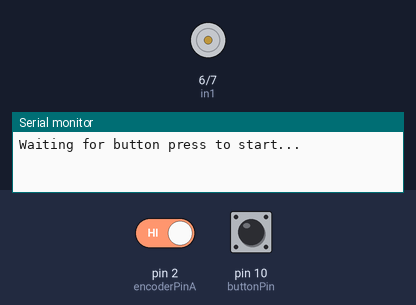
This sketch was run on a simulated Arduino Uno, built with avr-gcc and run on an emulated ATmega328P. Parts: motor-driver pin pairs drawn as motors (green arrow = first pin HIGH = forward, orange = second pin HIGH = backward, longer = more drive, scaled by the enable pin), the last lines printed to the serial monitor. The test bench sets the inputs (shaded band); at power-on: pin 10 (buttonPin) HIGH, pin 2 (encoderPinA) HIGH.

Above: at 0.9 s.
1.0 s: pin 10 (buttonPin) pulled LOW for 0.15 s
At 2.9 s:
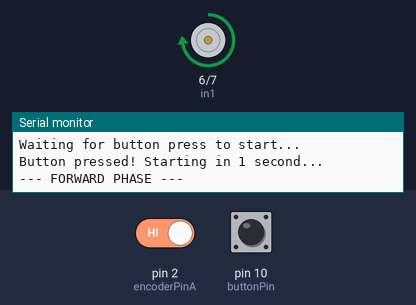
At 17.3 s:
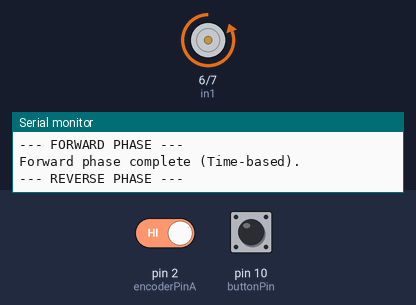
Timing chart, 0 to 17.6 s (numbered marks = the images above; inputs shaded):
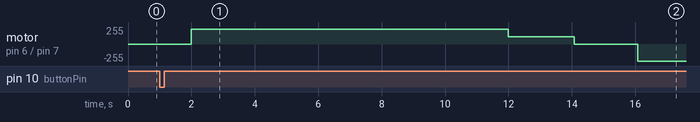

Measured:
- after the input at 1.0 s, motor on pin 6 (in1) / pin 7 (in2): stopped → forward 225/255 after 1.0 s, → forward 110/255 10.0 s later, → stopped 2.1 s later, → backward 255/255 2.0 s later

The sketch:

Run_script.ino
```cpp
// Motor and button pins
const int ena = 5;
const int in1 = 6;
const int in2 = 7;
const int buttonPin = 10;

// Encoder pins
const int encoderPinA = 2;
const int encoderPinB = 3;

// FORWARD distance settings
const unsigned long forwardFastTimeMs = 10000; // Time spent at speed 225 in ms
const unsigned long forwardSlowTimeMs = 2080; // Time spent at decelerated speed 175 in ms

// --- REVERSE settings
const long reverseTargetTicks = 1890;  //time spent at speed 225 in reverse (encoder ticks not ms)

volatile long encoderCount = 0;

void setup() {
  pinMode(ena, OUTPUT);
  pinMode(in1, OUTPUT);
  pinMode(in2, OUTPUT);
  pinMode(buttonPin, INPUT_PULLUP);

  digitalWrite(in1, LOW);
  digitalWrite(in2, LOW);
  analogWrite(ena, 0);

  pinMode(encoderPinA, INPUT_PULLUP);
  pinMode(encoderPinB, INPUT_PULLUP);
  attachInterrupt(digitalPinToInterrupt(encoderPinA), updateEncoder, CHANGE);

  Serial.begin(9600);
  Serial.println("Waiting for button press to start...");

  while (digitalRead(buttonPin) == HIGH) { //pullup resistor is HIGH by default, click will turn it to LOW moving the code forward
    delay(50);
  }

  Serial.println("Button pressed! Starting in 1 second...");
  delay(1000);
}

void loop() {
  // ==========================================
  // PHASE 1: FORWARD MOVEMENT (Time-Based)
  // ==========================================
  Serial.println("--- FORWARD PHASE ---");
  digitalWrite(in1, HIGH);
  digitalWrite(in2, LOW);

  // Forward Fast
  analogWrite(ena, 225);
  delay(forwardFastTimeMs); // Time is defined above

  // Forward Decelerate
  analogWrite(ena, 110);
  delay(forwardSlowTimeMs); // Time is defined above

  // Power Off
  analogWrite(ena, 0);
  digitalWrite(in1, LOW);
  digitalWrite(in2, LOW);

  Serial.println("Forward phase complete (Time-based).");

  delay(2000);  //Small pause, let the vehicle coast to a stop (physical wingnut is used for braking)

  // ==========================================
  // PHASE 2: REVERSE MOVEMENT (Encoder-Based)
  // ==========================================
  Serial.println("--- REVERSE PHASE ---");

  noInterrupts();
  encoderCount = 0;
  interrupts();

  digitalWrite(in1, LOW);
  digitalWrite(in2, HIGH); //Flip motor polarity since going backward
  analogWrite(ena, 255);

  bool targetReached = false;
  while (!targetReached) {
    long safeCount;

    noInterrupts();
    safeCount = encoderCount; // Grab a clean copy of the count
    interrupts();             // Immediately turn interrupts back on

    if (abs(safeCount) >= reverseTargetTicks) {
      targetReached = true;
    }
  }

  // Reverse Dynamic Brake (regenerative braking, put both motors on HIGH)
  digitalWrite(in1, HIGH);
  digitalWrite(in2, HIGH);
  analogWrite(ena, 255);
  delay(500);

  // Reverse Active Forward Brake
  digitalWrite(in1, HIGH);
  digitalWrite(in2, LOW);
  analogWrite(ena, 255);
  delay(60);

  // Power Off
  analogWrite(ena, 0);
  digitalWrite(in1, LOW);
  digitalWrite(in2, LOW);

  Serial.println("Run complete.");

  delay(300000);
}

void updateEncoder() {
  if (digitalRead(encoderPinA) == digitalRead(encoderPinB)) {
    encoderCount++;
  } else {
    encoderCount--;
  }
}
```
